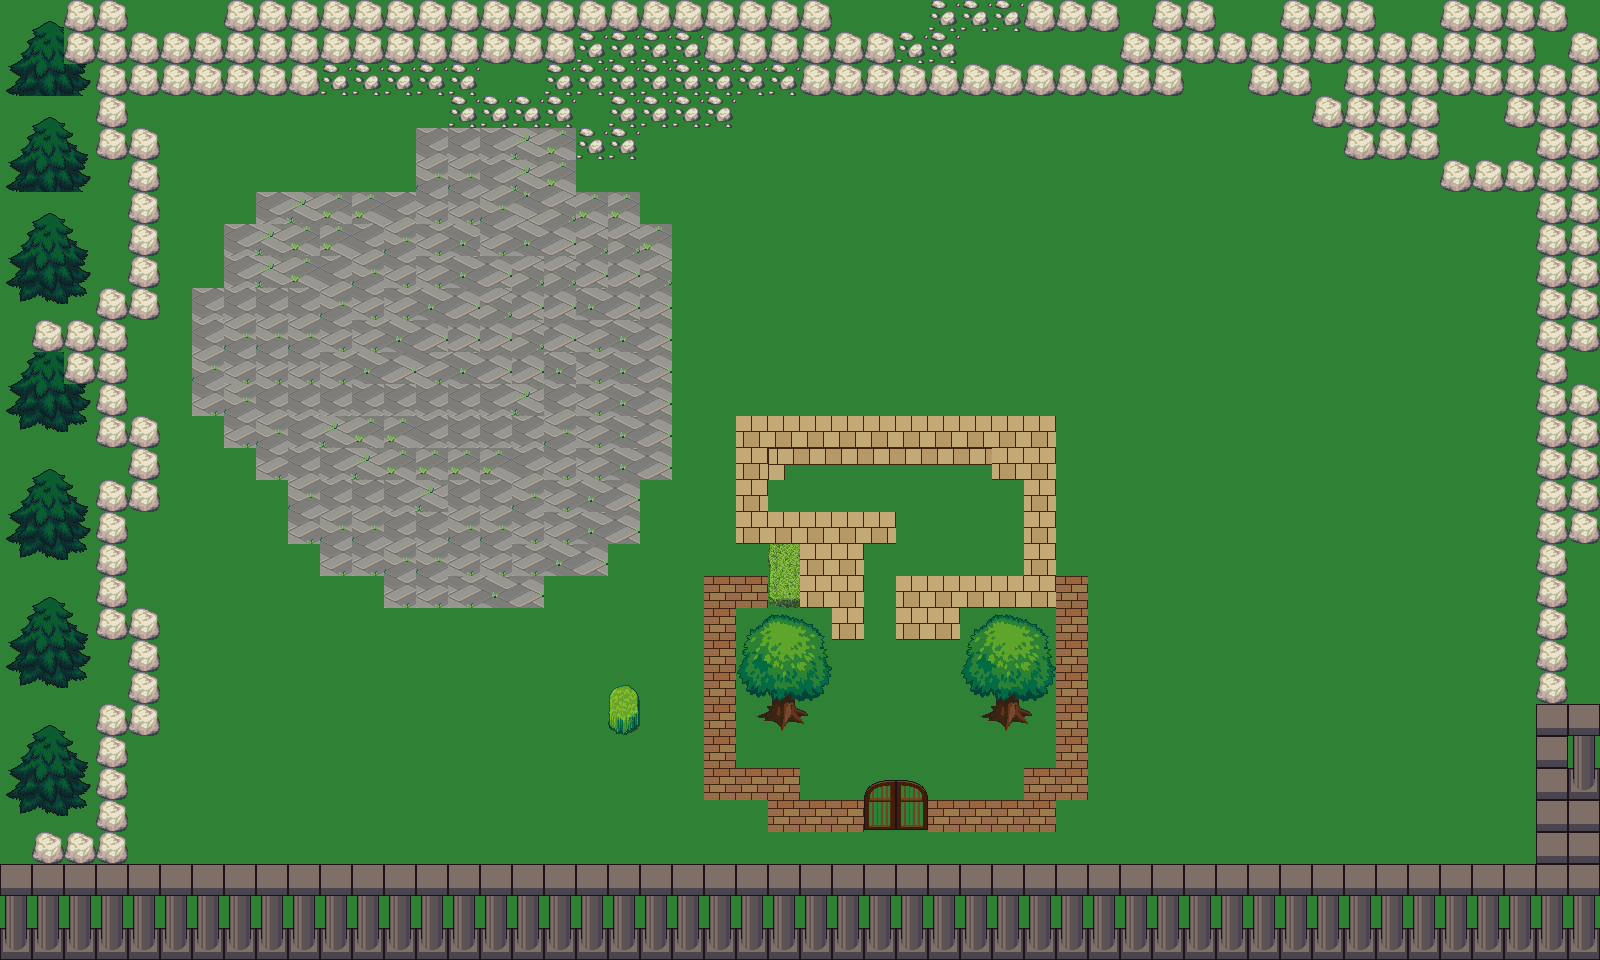

This is a level from a 2D game, rendered from its Tiled map with the project's own tilesets. A one-line summary and the map file follow, with tile-layer data summarised:
An orthogonal 50x30 tile map with 32x32 px tiles, 2 tile layers (Grass, Tile Layer 2).

<map version="1.0" orientation="orthogonal" renderorder="right-down" width="50" height="30" tilewidth="32" tileheight="32" nextobjectid="1">
 <tileset firstgid="1" name="terrain_atlas" tilewidth="32" tileheight="32" tilecount="1024" columns="32">
  <image source="../terrain_atlas.png" width="1024" height="1024" />
 </tileset>
 <layer name="Grass" width="50" height="30">
  <data>[1500 cells, 1500 non-empty, 1 distinct tile ids]</data>
 </layer>
 <layer name="Tile Layer 2" width="50" height="30">
  <data>[1500 cells, 713 non-empty, 50 distinct tile ids]</data>
 </layer>
</map>
